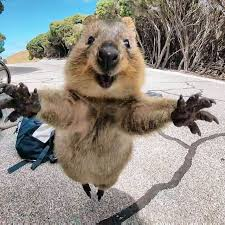
#> input picture CSCI2620-InClassProjects/quokka.jpeg, 225 x 225 px
$ python int-packing.py
#> lines starting #> are read from the running program, lines starting #| are printed output that depends on the picture
from PIL import Image


def flip_horizontal(originalImage):
    blankImage = Image.new("RGB", [originalImage.width, originalImage.height])
    blankImageData = blankImage.load()
    originalData = originalImage.load()

    for i in range(originalImage.height):
        for q in range(originalImage.width):
            pixel = originalData[q, i]
            blankImageData[(originalImage.width - 1) - q, i] = pixel

    return blankImage

def flip_vertical(originalImage):
    blankImage = Image.new("RGB", [originalImage.width, originalImage.height])
    blankImageData = blankImage.load()
    originalData = originalImage.load()

    for i in range(originalImage.height):
        for q in range(originalImage.width):
            pixel = originalData[q, i]
            blankImageData[q, (originalImage.height - 1) - i] = pixel

    return blankImage


def rotate90(originalImage):
    blankImage = Image.new("RGB", [originalImage.height, originalImage.width])
    blankImageData = blankImage.load()
    originalData = originalImage.load()

    for y in range(originalImage.height):
        for x in range(originalImage.width):
            pixel = originalData[x, y]
            blankImageData[(originalImage.height - y - 1), x] = pixel

    return blankImage


def translate(originalImage, dx, dy):
    blankImage = Image.new("RGB", (originalImage.width + dx, originalImage.height + dy))
    blankImageData = blankImage.load()
    originalData = originalImage.load()

    for y in range(originalImage.height):
        for x in range(originalImage.width):
            pixel = originalData[x, y]
            blankImageData[x + dx, y + dy] = pixel

    return blankImage


def transform(originalImage, a, b, c, d, e, f):
    blankImage = Image.new("RGB", (originalImage.width, originalImage.height))
    blankImageData = blankImage.load()
    originalData = originalImage.load()

    for y in range(originalImage.height):
        for x in range(originalImage.width):

            newX = x * a + y * b + 1 * c
            newY = x * d + y * e + 1 * f

            pixel = originalData[x, y]
            blankImageData[newX, newY] = pixel

    return blankImage


if __name__ == '__main__':
    image = Image.open("quokka.jpeg")
#> image is the input picture: PIL image 225x225 RGB; mean R, G, B 144.7, 140, 132.9

    data = image.load()
    print(image.width)
#| 225
    print(image.height)
#| 225

    pixel = data[0, 0]
#> pixel = (71, 135, 170)
    print(pixel)
#| (71, 135, 170)
    # red = pixel[0]
    # green = pixel[1]
    # blue = pixel[2]

    red, green, blue = pixel
#> red = 71; green = 135; blue = 170
    print(red)
#| 71

    packed_int = 0

    packed_int += red << 16
#> packed_int = 4653056
    packed_int += green << 8
#> packed_int = 4687616
    packed_int += blue << 0
#> packed_int = 4687786

    print(packed_int)
#| 4687786

    redUnpacked = packed_int >> 16 & 0xff
#> redUnpacked = 71
    greenUnpacked = packed_int >> 8 & 0xff
#> greenUnpacked = 135
    blueUnpacked = packed_int >> 0 & 0xff
#> blueUnpacked = 170

    print(redUnpacked)
#| 71
    print(greenUnpacked)
#| 135
    print(blueUnpacked)
#| 170

    pixel2 = red, green, blue
#> pixel2 = (71, 135, 170)

    print(pixel2)
#| (71, 135, 170)

    flippedImage = flip_horizontal(image)
#> in flip_horizontal, `blankImage = Image.new("RGB", [originalImage.width, originalImage.heig..`: blankImage: PIL image 225x225 RGB; every value is 0
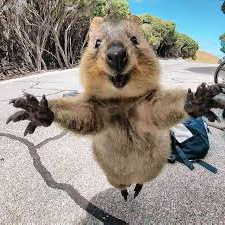
#> flippedImage: PIL image 225x225 RGB; mean R, G, B 144.7, 140, 132.9
    flippedImage.save("flippedHorizontalImage.png")

    flippedImage = flip_vertical(image)
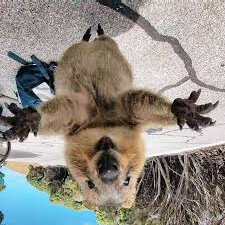
#> flippedImage: PIL image 225x225 RGB; mean R, G, B 144.7, 140, 132.9
    flippedImage.save("flippedVerticalImage.png")

    doubleFlipped = flip_horizontal(flippedImage)
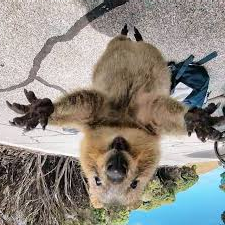
#> doubleFlipped: PIL image 225x225 RGB; mean R, G, B 144.7, 140, 132.9
    doubleFlipped.save("doubleFlipped.png")

    rotated90 = rotate90(image)
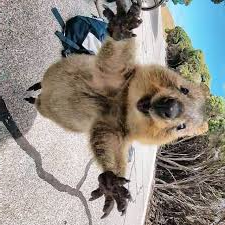
#> rotated90: PIL image 225x225 RGB; mean R, G, B 144.7, 140, 132.9
    rotated90.save("rotated90Image.png")

    translatedImage = translate(image, 20, 20)
#> in translate, `blankImage = Image.new("RGB", (originalImage.width + dx, originalImage..`: blankImage: PIL image 245x245 RGB; every value is 0
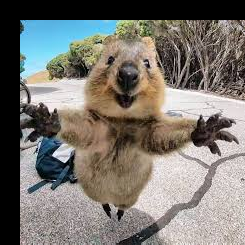
#> translatedImage: PIL image 245x245 RGB; mean R, G, B 122, 118.1, 112.1
    translatedImage.save("translatedImage.png")

    transformedImage = transform(image, -1, 0, (image.width - 1), 0, 1, 0)
    transformedImage.save("transformedImage.png")

$ run again, with CSCI2620-InClassProjects/cat.jpg copied over CSCI2620-InClassProjects/quokka.jpeg
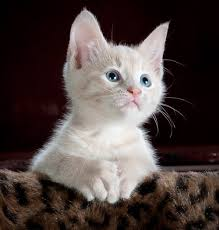
#> input picture CSCI2620-InClassProjects/cat.jpg, 219 x 230 px
#> image is the input picture: PIL image 219x230 RGB; mean R, G, B 79.1, 67.5, 65.2
#| 219
#| 230
#> pixel = (1, 1, 1)
#| (1, 1, 1)
#> red = 1
#| 1
#> `packed_int += red << 16`: packed_int = 65536
#> `packed_int += green << 8`: packed_int = 65792
#> `packed_int += blue << 0`: packed_int = 65793
#| 65793
#> redUnpacked = 1
#| 1
#| 1
#| 1
#> pixel2 = (1, 1, 1)
#| (1, 1, 1)
#> `rotated90 = rotate90(image)`:
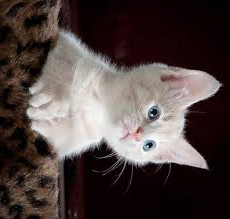
#> rotated90: PIL image 230x219 RGB; mean R, G, B 79.1, 67.5, 65.2
#> `translatedImage = translate(image, 20, 20)`:
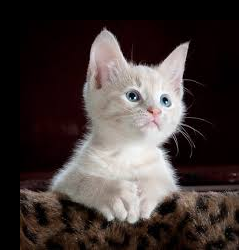
#> translatedImage: PIL image 239x250 RGB; mean R, G, B 66.7, 56.9, 54.9

$ run again, with CSCI2620-InClassProjects/christmasCar.jpg copied over CSCI2620-InClassProjects/quokka.jpeg
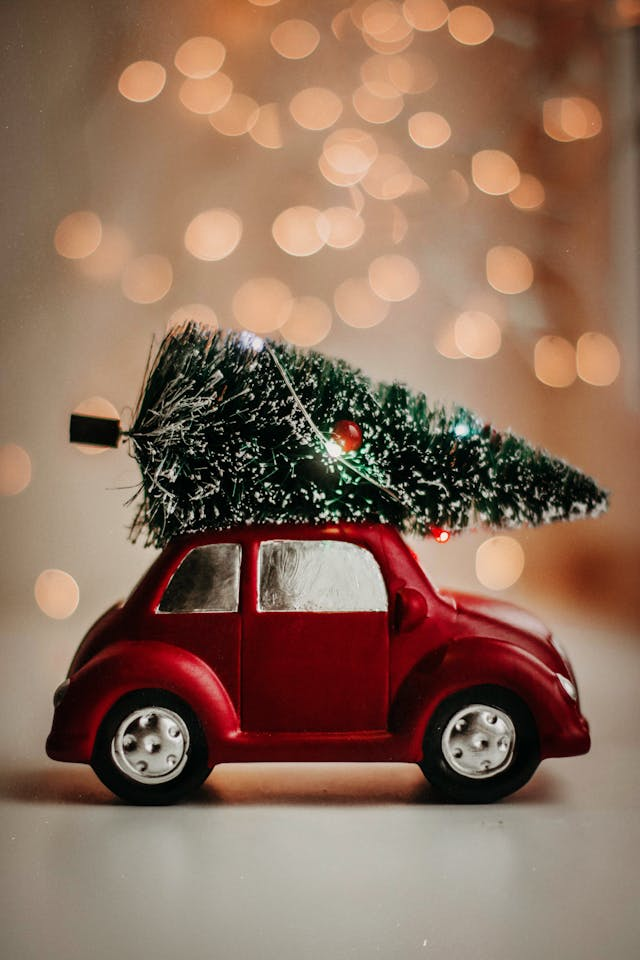
#> input picture CSCI2620-InClassProjects/christmasCar.jpg, 640 x 960 px
#> image is the input picture: PIL image 640x960 RGB; mean R, G, B 139.4, 108.6, 90.3
#| 640
#| 960
#> pixel = (72, 56, 40)
#| (72, 56, 40)
#> red = 72; green = 56; blue = 40
#| 72
#> `packed_int += red << 16`: packed_int = 4718592
#> `packed_int += green << 8`: packed_int = 4732928
#> `packed_int += blue << 0`: packed_int = 4732968
#| 4732968
#> redUnpacked = 72
#> greenUnpacked = 56
#> blueUnpacked = 40
#| 72
#| 56
#| 40
#> pixel2 = (72, 56, 40)
#| (72, 56, 40)
#> `rotated90 = rotate90(image)`:
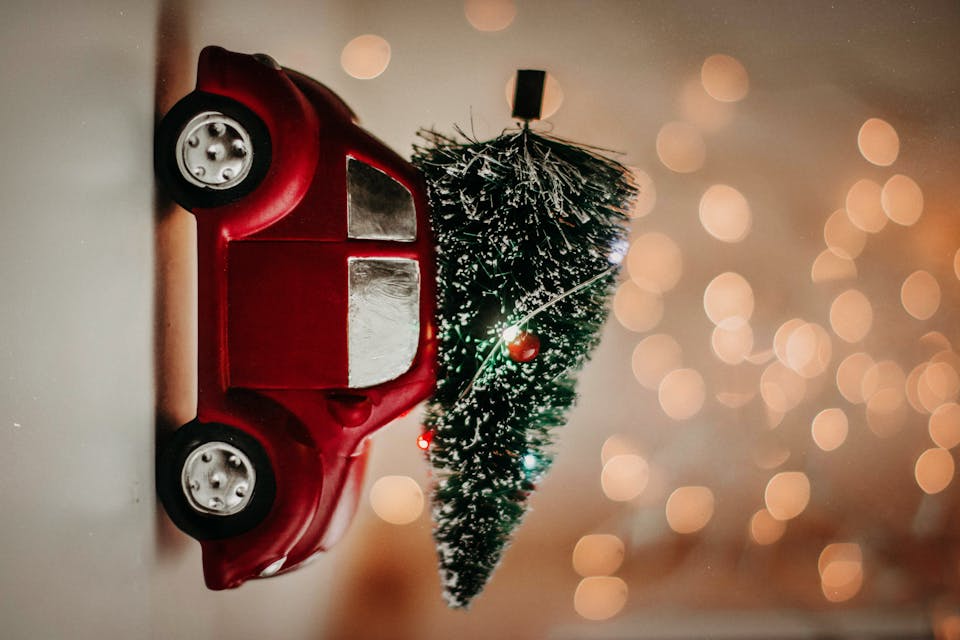
#> rotated90: PIL image 960x640 RGB; mean R, G, B 139.4, 108.6, 90.3
#> `translatedImage = translate(image, 20, 20)`:
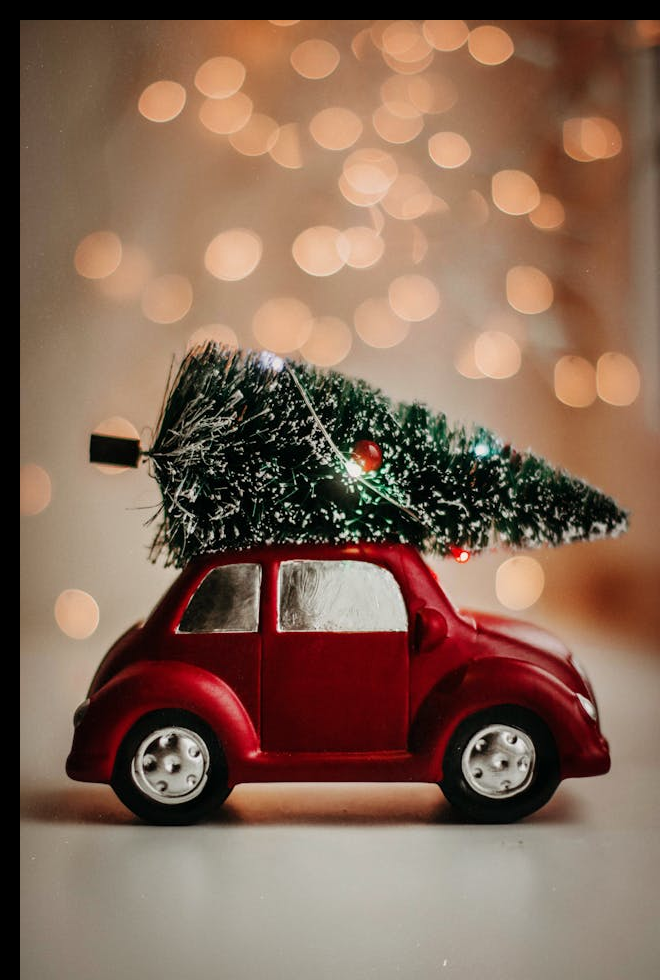
#> translatedImage: PIL image 660x980 RGB; mean R, G, B 132.5, 103.2, 85.7
